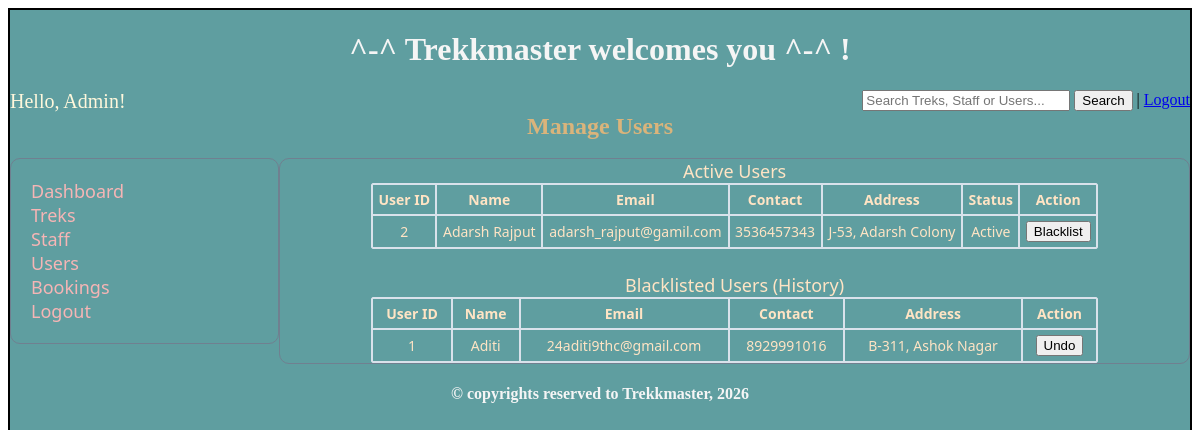
Page /manage_users on the committed database.
### models.py (models this page shows)
class Trekker(db.Model):
    __tablename__='trekker'
    trekker_id = db.Column(db.Integer, primary_key=True)
    user_id= db.Column(db.Integer, db.ForeignKey('user_details.user_id'), nullable=False, unique=True) #linking child to parent
    full_name = db.Column(db.String, nullable=False)
    address = db.Column(db.String, nullable=False)
    phone_no = db.Column(db.String(15), nullable=False)
    status = db.Column(db.Integer, nullable=False, default=0)  #0-registered, 1-deactivated, 2- blacklisted
    bookings = db.relationship("Bookings", cascade="all, delete", backref="trekker")

class User_Details(db.Model):
    __tablename__='user_details' #user defind name
    user_id = db.Column(db.Integer, primary_key=True)
    email = db.Column(db.String, unique = True, nullable=False)
    password = db.Column(db.String, nullable=False)
    role = db.Column(db.Integer, nullable=False)  #0-admin, 1-staff, 2-trekker
    trekker=db.relationship("Trekker", cascade="all,delete", backref="user_details", uselist=False)
    staff=db.relationship("Staff", cascade="all,delete", backref="user_details", uselist=False)

### controller.py (the view, shortened to what this page needs)
@app.route('/manage_users', methods=['GET'])
def manage_users():
    action = request.args.get('action')
    trekker_id = request.args.get('trekker_id')
    active_trekkers = db.session.query(Trekker).filter(Trekker.status == 0).all()
    history_trekkers = db.session.query(Trekker).filter(Trekker.status != 0).all()
    return render_template('manage_users.html', active_trekkers=active_trekkers, history_trekkers=history_trekkers)

### templates/manage_users.html (shortened to what this page needs)
<!DOCTYPE html>
<html lang="en">
<head>
    <link rel="stylesheet" href="/static/main.css">
</head>
<body>
    <div class="container">
        <div class="center">
            <h1>^-^ Trekkmaster welcomes you ^-^ !</h1>
        </div>
        <div style="display: flex; justify-content: space-between;">
            <span style="text-align: left; color: cornsilk; font-size: 20px;">Hello, Admin!</span>
            <span style="text-align: right;">
                <form action="{{ url_for('search') }}" method="GET">
                    <input type="text" name="q" placeholder="Search Treks, Staff or Users..." style="width: 200px">
                    <input type="submit" value="Search"> | <a href="{{ url_for('admin_signin') }}">Logout</a>
                </form>
            </span>
        </div>
        <h2 class="heading">Manage Users</h2>
        <br>
        <div style="display: flex;">
            <div class="sidebar">
                <a href="{{ url_for('admin_dash') }}" class="normal-text-link">Dashboard</a><br>
                <a href="{{ url_for('manage_treks') }}" class="normal-text-link">Treks</a><br>
                <a href="{{ url_for('manage_staff') }}" class="normal-text-link">Staff</a><br>
                <a href="{{ url_for('manage_users') }}" class="normal-text-link">Users</a><br>
                <a href="{{ url_for('manage_bookings') }}" class="normal-text-link">Bookings</a><br>
                <a href="{{ url_for('admin_signin') }}" class="normal-text-link">Logout</a>
            </div>
            <div class="dash_style">
                <table class="table" name="Recent Treks">
                    <caption style="font-size: 18px;">
                        Active Users
                    </caption>
                    {% if active_trekkers %}
                    <tr>
                        <th>User ID</th>
                        <th>Name</th>
                        <th>Email</th>
                        <th>Contact</th>
                        <th>Address</th>
                        <th>Status</th>
                        <th>Action</th>
                    </tr>
                    {% for t in active_trekkers %}
                    <tr>
                        <td>{{ t.trekker_id }}</td>
                        <td>{{ t.full_name }}</td>
                        <td>{{ t.user_details.email }}</td>
                        <td>{{ t.phone_no }}</td>
                        <td>{{ t.address }}</td>
                        <td>
                            {% if t.status == 0 %}
                            <span>Active</span>
                            {% elif t.status == 1 %}
                            <span>Deactivated</span>
                            {% endif %}
                        </td>
                        <td>
                            <a href="{{ url_for('manage_users', action='blacklist', trekker_id=t.trekker_id) }}">
                                <button type="button">Blacklist</button>
                            </a>
                        </td>
                    </tr>
                    {% endfor %}
                    {% else %}
                    <tr>
                        <td colspan="7">No registered users available!</td>
                    </tr>
                    {% endif %}
                </table>
                <br>
                <table class="table">
                    <caption style="font-size: 18px;">Blacklisted Users (History)</caption>
                    {% if history_trekkers %}
                    <tr>
                        <th>User ID</th>
                        <th>Name</th>
                        <th>Email</th>
                        <th>Contact</th>
                        <th>Address</th>
                        <th>Action</th>
                    </tr>
                    {% for t in history_trekkers %}
                    <tr>
                        <td>{{ t.trekker_id }}</td>
                        <td>{{ t.full_name }}</td>
                        <td>{{ t.user_details.email }}</td>
                        <td>{{ t.phone_no }}</td>
                        <td>{{ t.address }}</td>
                        <td>
                            <a href="{{ url_for('manage_users', action='undo', trekker_id=t.trekker_id) }}">
                                <button type="button">Undo</button>
                            </a>
                        </td>
                    </tr>
                    {% endfor %}
                    {% else %}
                    <tr>
                        <td colspan="7">No blacklisted users available!</td>
                    </tr>
                    {% endif %}
                </table>
            </div>
        </div>
        <div class="center">
            <h4>&copy; copyrights reserved to Trekkmaster, 2026</h4>
        </div>
    </div>
</body>
</html>

### static/main.css (style rules this page uses)
.container { background-color: cadetblue; border: 2px solid black; width: 100%; box-sizing: border-box; min-height: 100vh; }
.heading { text-align: center; margin: auto; color: rgb(218, 180, 123); }
.center { text-align: center; margin: auto; color: whitesmoke; }
.dash_style { width: 80%; border: 1px solid slategrey; margin: auto; border-radius: 10px; font-size: 18px; font-family: 'Segoe UI', Tahoma, Geneva, Verdana, sans-serif; text-align: justify; }
.sidebar { width: 20%; border: 1px solid slategrey; margin: auto; margin-top: 0%; border-radius: 10px; font-size: 18px; font-family: 'Segoe UI', Tahoma, Geneva, Verdana, sans-serif; text-align: justify; padding: 20px; }
.table { border-spacing: 0; width: 80%; border: 1px solid rgb(217, 226, 235); margin: auto; border-radius: 2px; font-size: 14px; color: bisque; font-family: 'Segoe UI', Tahoma, Geneva, Verdana, sans-serif; text-align: center; }
.table th, .table td { border: 1px solid rgb(217, 226, 235); font-size: 12px 18px; padding: 5px; }
.normal-text-link { color: rgb(246, 181, 181); text-decoration: none; }

### rows in the picture
Trekker: trekker_id "2", full_name "Adarsh Rajput", user_details.email "adarsh_rajput@gamil.com", phone_no "3536457343", address "J-53, Adarsh Colony", status "Active"
Trekker: trekker_id "1", full_name "Aditi", user_details.email "24aditi9thc@gmail.com", phone_no "8929991016", address "B-311, Ashok Nagar"
